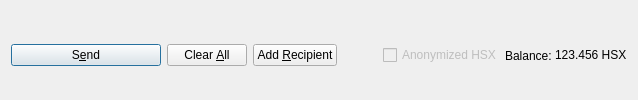
         <widget class="QFrame" name="frame_Send">
          <layout class="QHBoxLayout" name="horizontalLayout">
           <property name="bottomMargin">
            <number>0</number>
           </property>
           <item>
            <widget class="QPushButton" name="sendButton">
             <property name="minimumSize">
              <size>
               <width>150</width>
               <height>0</height>
              </size>
             </property>
             <property name="toolTip">
              <string>Confirm the send action</string>
             </property>
             <property name="text">
              <string>S&amp;end</string>
             </property>
             <property name="icon">
              <iconset resource="../hostxcoin.qrc">
               <normaloff>:/icons/send</normaloff>:/icons/send</iconset>
             </property>
             <property name="autoDefault">
              <bool>false</bool>
             </property>
             <property name="default">
              <bool>true</bool>
             </property>
            </widget>
           </item>
           <item>
            <widget class="QPushButton" name="clearButton">
             <property name="sizePolicy">
              <sizepolicy hsizetype="Minimum" vsizetype="Fixed">
               <horstretch>0</horstretch>
               <verstretch>0</verstretch>
              </sizepolicy>
             </property>
             <property name="toolTip">
              <string>Clear all fields of the form.</string>
             </property>
             <property name="text">
              <string>Clear &amp;All</string>
             </property>
             <property name="icon">
              <iconset resource="../hostxcoin.qrc">
               <normaloff>:/icons/remove</normaloff>:/icons/remove</iconset>
             </property>
             <property name="autoDefault">
              <bool>false</bool>
             </property>
            </widget>
           </item>
           <item>
            <widget class="QPushButton" name="addButton">
             <property name="toolTip">
              <string>Send to multiple recipients at once</string>
             </property>
             <property name="text">
              <string>Add &amp;Recipient</string>
             </property>
             <property name="icon">
              <iconset resource="../hostxcoin.qrc">
               <normaloff>:/icons/add</normaloff>:/icons/add</iconset>
             </property>
             <property name="autoDefault">
              <bool>false</bool>
             </property>
            </widget>
           </item>
           <item>
            <spacer name="horizontalSpacer">
             <property name="orientation">
              <enum>Qt::Horizontal</enum>
             </property>
             <property name="sizeHint" stdset="0">
              <size>
               <width>40</width>
               <height>20</height>
              </size>
             </property>
            </spacer>
           </item>
           <item>
            <layout class="QHBoxLayout" name="horizontalLayout_2">
             <property name="spacing">
              <number>3</number>
             </property>
             <item>
              <widget class="QCheckBox" name="checkzhsx">
               <property name="enabled">
                <bool>false</bool>
               </property>
               <property name="text">
                <string>Anonymized HSX</string>
               </property>
              </widget>
             </item>
             <item>
              <widget class="QLabel" name="label">
               <property name="text">
                <string>Balance:</string>
               </property>
              </widget>
             </item>
             <item>
              <widget class="QLabel" name="labelBalance">
               <property name="sizePolicy">
                <sizepolicy hsizetype="Preferred" vsizetype="Fixed">
                 <horstretch>0</horstretch>
                 <verstretch>0</verstretch>
                </sizepolicy>
               </property>
               <property name="cursor">
                <cursorShape>IBeamCursor</cursorShape>
               </property>
               <property name="text">
                <string notr="true">123.456 HSX</string>
               </property>
               <property name="textInteractionFlags">
                <set>Qt::LinksAccessibleByMouse|Qt::TextSelectableByKeyboard|Qt::TextSelectableByMouse</set>
               </property>
              </widget>
             </item>
            </layout>
           </item>
          </layout>
         </widget>
